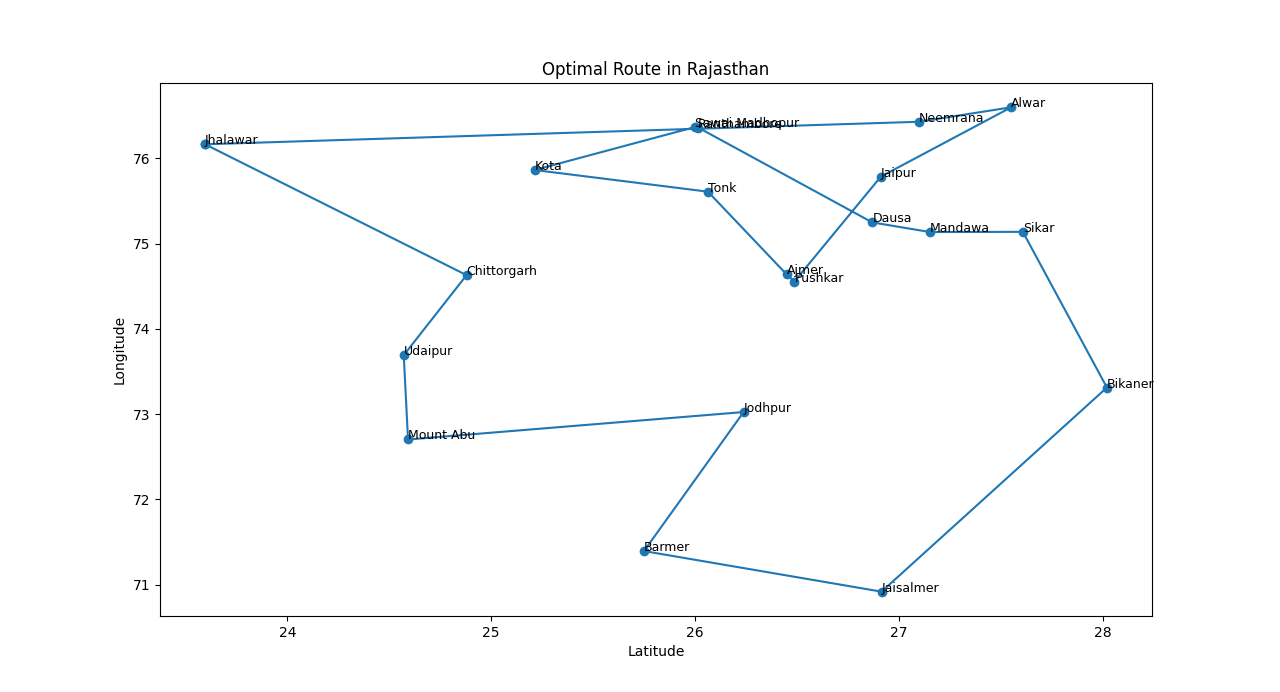

Here is the Python script that generated this plot:
import numpy as np
import matplotlib.pyplot as plt
import random

locations = {
    'Jaipur': (26.9124, 75.7873),
    'Udaipur': (24.5710, 73.6915),
    'Jaisalmer': (26.9157, 70.9164),
    'Jodhpur': (26.2389, 73.0243),
    'Ajmer': (26.4499, 74.6399),
    'Pushkar': (26.4880, 74.5558),
    'Bikaner': (28.0216, 73.3118),
    'Chittorgarh': (24.8792, 74.6310),
    'Mount Abu': (24.5920, 72.7022),
    'Ranthambore': (26.0155, 76.3632),
    'Kota': (25.2138, 75.8648),
    'Alwar': (27.5521, 76.6012),
    'Sikar': (27.6091, 75.1392),
    'Tonk': (26.0638, 75.6104),
    'Neemrana': (27.1002, 76.4310),
    'Mandawa': (27.1544, 75.1364),
    'Dausa': (26.8702, 75.2499),
    'Barmer': (25.7500, 71.3928),
    'Sawai Madhopur': (25.9984, 76.3680),
    'Jhalawar': (23.5962, 76.1665)
}

def calculate_distance_matrix(locations):
    n = len(locations)
    distance_matrix = np.zeros((n, n))
    location_list = list(locations.values())
    
    for i in range(n):
        for j in range(n):
            if i != j:
                distance = np.sqrt((location_list[i][0] - location_list[j][0]) ** 2 +
                                   (location_list[i][1] - location_list[j][1]) ** 2)
                distance_matrix[i][j] = distance
    return distance_matrix

def simulated_annealing(distance_matrix, initial_temp=1000, cooling_rate=0.995, num_iterations=10000):
    n = len(distance_matrix)
    current_solution = np.random.permutation(n)
    current_cost = calculate_cost(current_solution, distance_matrix)
    
    best_solution = np.copy(current_solution)
    best_cost = current_cost
    
    temperature = initial_temp
    
    for iteration in range(num_iterations):
        new_solution = np.copy(current_solution)
        i, j = random.sample(range(n), 2)
        new_solution[i], new_solution[j] = new_solution[j], new_solution[i]
        
        new_cost = calculate_cost(new_solution, distance_matrix)
        
        if new_cost < current_cost or random.uniform(0, 1) < np.exp((current_cost - new_cost) / temperature):
            current_solution = new_solution
            current_cost = new_cost
            
            if current_cost < best_cost:
                best_solution = np.copy(current_solution)
                best_cost = current_cost
        
        temperature *= cooling_rate
    
    return best_solution, best_cost

def calculate_cost(solution, distance_matrix):
    total_cost = 0
    for i in range(len(solution)):
        total_cost += distance_matrix[solution[i], solution[(i + 1) % len(solution)]]
    return total_cost

def plot_route(solution, locations):
    location_list = list(locations.keys())
    route = [location_list[i] for i in solution] + [location_list[solution[0]]]
    
    x = [locations[city][0] for city in route]
    y = [locations[city][1] for city in route]
    
    plt.figure(figsize=(10, 6))
    plt.plot(x, y, marker='o')
    plt.title('Optimal Route in Rajasthan')
    plt.xlabel('Latitude')
    plt.ylabel('Longitude')
    for i, city in enumerate(route[:-1]):
        plt.text(x[i], y[i], city, fontsize=9)
    plt.show()

distance_matrix = calculate_distance_matrix(locations)
best_solution, best_cost = simulated_annealing(distance_matrix)
print("Best Route:", [list(locations.keys())[i] for i in best_solution])
print("Minimum Cost:", best_cost)

plot_route(best_solution, locations)
